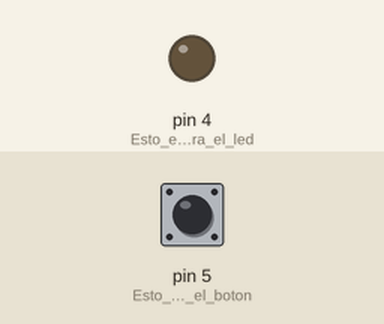
Recording of a sketch running on a simulated Arduino Uno, built with avr-gcc and run on an emulated ATmega328P. Shown: output pins drawn as LEDs (lit = HIGH). Inputs (shaded band) come from the test bench; at power-on: pin 5 (Esto_es_para_el_boton) LOW.

Above: at 1.2 s.
1.3 s: pin 5 (Esto_es_para_el_boton) pulled HIGH for 0.15 s
At 1.37 s:
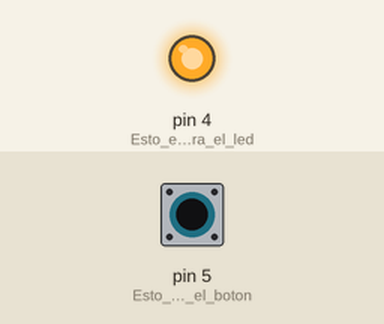
2.9 s: pin 5 (Esto_es_para_el_boton) pulled HIGH for 3.2 s
At 7.1 s:
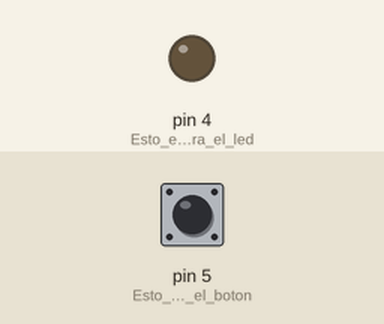
Timing chart, 0 to 8.6 s (numbered marks = the images above; inputs shaded):
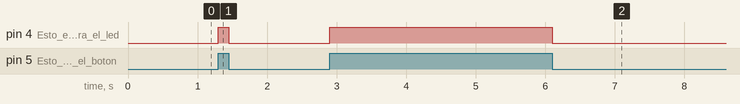

The sketch:

Projecto_Control_atraves_de_botones.ino
```cpp
// C++ code
//

int estado = 0;  // Esta variable es para el boton

void setup()
{
  pinMode(5, INPUT); //Esto es para el boton
  pinMode(4, OUTPUT); // Esto es para el led
}

void loop()
{
 estado = digitalRead(5); //la variable es igual al boton

  if (estado == HIGH)
  {
    digitalWrite(4, HIGH); // EL led se prende
  }
  else
  {
    digitalWrite(4, LOW); // El led se apaga
  }

}
```

Measured:
- after the input at 1.3 s, pin 4 (Esto_es_para_el_led): LOW → HIGH at once, → LOW 0.15 s later
- after the input at 2.9 s, pin 4 (Esto_es_para_el_led): LOW → HIGH at once, → LOW 3.2 s later
